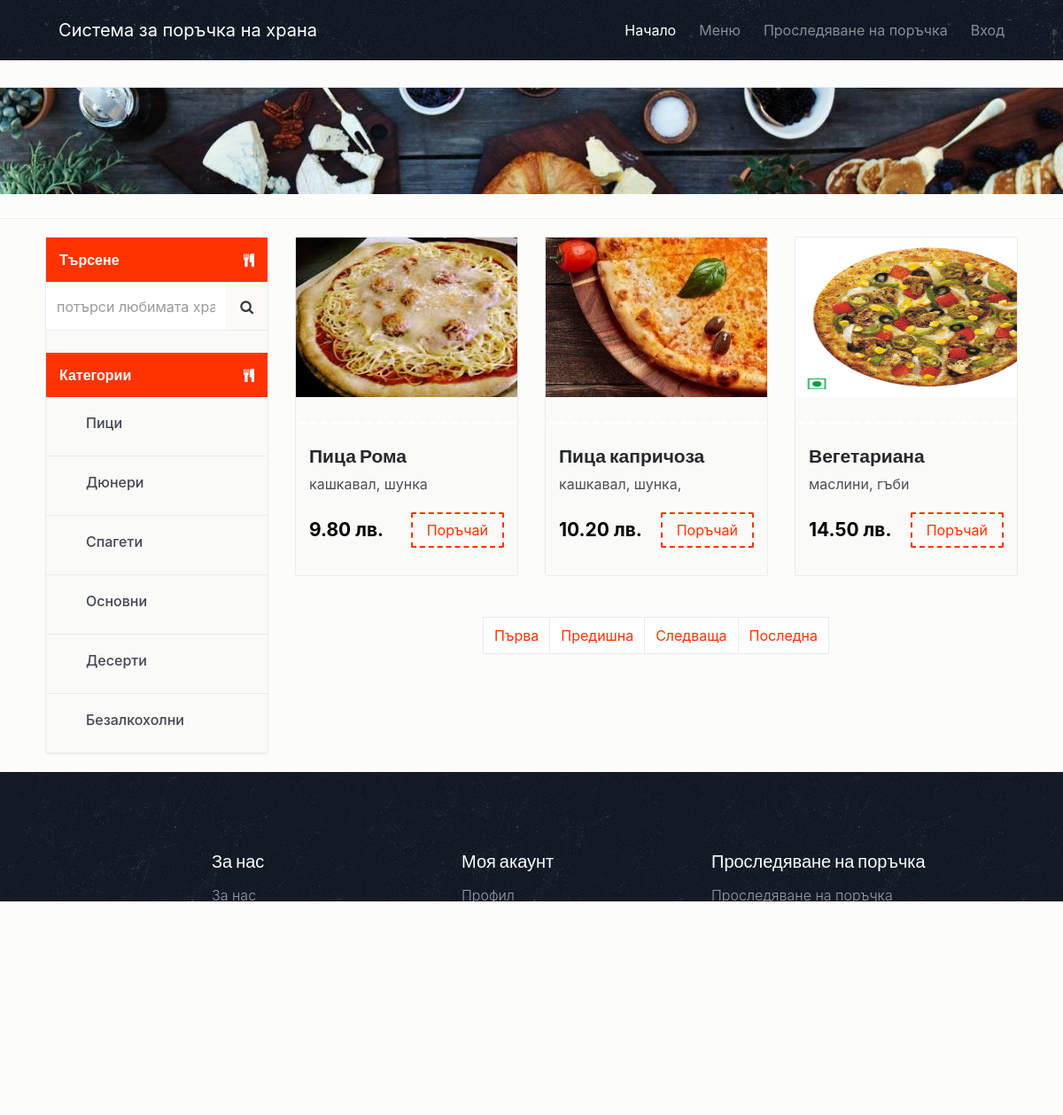
Screenshot of /viewfood-categorywise.php?catid=Пици with the database file from the repository.
### tables this page shows
CREATE TABLE `tblcategory` (
  `ID` int(5) NOT NULL,
  `CategoryName` varchar(120) DEFAULT NULL,
  `CreationDate` timestamp NULL DEFAULT current_timestamp()
);

CREATE TABLE `tblfood` (
  `ID` int(10) NOT NULL,
  `CategoryName` varchar(120) DEFAULT NULL,
  `ItemName` varchar(120) DEFAULT NULL,
  `ItemPrice` varchar(120) DEFAULT NULL,
  `ItemDes` varchar(500) DEFAULT NULL,
  `Image` varchar(120) DEFAULT NULL,
  `ItemQty` varchar(120) DEFAULT NULL
);

### viewfood-categorywise.php (the view, shortened to what this page needs)
<?php
include('includes/dbconnection.php');
  ?>
<!DOCTYPE html>
<html lang="en">
<head>
    <link href="css/bootstrap.min.css" rel="stylesheet">
    <link href="css/font-awesome.min.css" rel="stylesheet">
    <link href="css/animsition.min.css" rel="stylesheet">
    <link href="css/animate.css" rel="stylesheet">
    <link href="css/style.css" rel="stylesheet"> </head>
<body>
    <div class="site-wrapper animsition" data-animsition-in="fade-in" data-animsition-out="fade-out">
        <header id="header" class="header-scroll top-header headrom">
            <?php include_once('includes/header.php');?>
        </header>
        <div class="page-wrapper">
            <div class="top-links">
            </div>
            <div class="inner-page-hero bg-image" data-image-src="images/decouvrez-l-experience-food-d-airbnb.jpg">
            </div>
            <div class="result-show">
    <div class="container">
        <div class="row">
            <div class="col-sm-3">
	 </div>
        </div>
    </div>
</div>
            <section class="restaurants-page">
                <div class="container">
                    <div class="row">
                        <div class="col-xs-12 col-sm-5 col-md-4 col-lg-3">
                            <div class="sidebar clearfix m-b-20">
                                 <form name="search" method="post" action="search-food.php">
                                <div class="main-block">
                                    <div class="sidebar-title white-txt">
                                        <h6>Търсене</h6> <i class="fa fa-cutlery pull-right"></i> </div>
                                    <div class="input-group">
                                        <input type="text" class="form-control search-field" placeholder="потърси любимата храна..." name="searchdata"
										id="searchdata"> <span class="input-group-btn">
                                 <button class="btn btn-secondary search-btn" type="submit" name="search"><i class="fa fa-search"></i></button>
                                 </span> </div>
                                     </div>
                                     </form>
                                    <div class="main-block" style="margin-top: 10%">
                                    <div class="sidebar-title white-txt">
                                        <h6>Категории</h6> <i class="fa fa-cutlery pull-right"></i> </div>
                               <?php
      $query=mysqli_query($con,"select * from  tblcategory");
              while($row=mysqli_fetch_array($query))
              {
              ?>
                                        <ul>
                                            <li>
                                                <label class="custom-control custom-checkbox">
                                                    <span class="custom-control-description"><a href="viewfood-categorywise.php?catid=<?php echo $row['CategoryName'];?>"><?php echo $row['CategoryName'];?></a></span> </label>
                                            </li>
                                        </ul>
                              <?php } ?>
                                    <div class="clearfix"></div>
                                </div>
                            </div>
                        </div>
                     <div class="col-xs-12 col-sm-7 col-md-8 col-lg-9">
                            <div class="row">
                                                    <?php
 $cid=$_GET['catid'];
$ret=mysqli_query($con,"select * from tblfood where CategoryName='$cid'");
while ($row=mysqli_fetch_array($ret)) {
?>
                                <div class="col-xs-12 col-sm-12 col-md-6 col-lg-4 food-item">
                                    <div class="food-item-wrap">
                                        <div class="figure-wrap bg-image"> <img src="admin/itemimages/<?php echo $row['Image'];?>" width="300" height="180">
                                        </div>
                                        <div class="content">
                                            <h5><a href="food-detail.php?fid=<?php echo $row['ID'];?>"><?php echo $row['ItemName'];?></a></h5>
                                            <div class="product-name"><?php echo substr($row['ItemDes'],0,30);?></div>
                                            <div class="price-btn-block"> <span class="price"> <?php echo $row['ItemPrice'];?> лв.</span>
<?php if($_SESSION['fosuid']==""){?>
<a href="login.php" class="btn theme-btn-dash pull-right">Поръчай</a>
<?php }?>
                                             </div>
                                        </div>
                                    </div>
                                </div>
                                    <?php } ?>
                                <div class="col-xs-12" align="center">
                                    <nav aria-label="...">
<ul class="pagination" >
        <li class="page-link"><a href="?pageno=1">Първа </a></li>
        <li class="<?php if($pageno <= 1){ echo 'disabled'; } ?> page-link">
            <a href="<?php if($pageno <= 1){ echo '#'; } else { echo "?pageno=".($pageno - 1); } ?>">Предишна</a>
        </li>
        <li class="<?php if($pageno >= $total_pages){ echo 'disabled'; } ?> page-link">
            <a href="<?php if($pageno >= $total_pages){ echo '#'; } else { echo "?pageno=".($pageno + 1); } ?>">Следваща</a>
        </li>
        <li class="page-link"><a href="?pageno=<?php echo $total_pages; ?>">Последна</a></li>
    </ul>
                                    </nav>
                                </div>
                            </div>
                        </div>
                    </div>
                </div>
            </section>
            <?php include_once('includes/footer.php');?>
        </div>
    </div>
</body>
</html>

### css/style.css (style rules this page uses)
body { background: rgba(252, 251, 249, 0.68); font-size: 16px; color: #4d4f56; font-weight: 400; overflow-x: hidden; }
.h1, .h2, .h3, .h4, .h5, .h6, h1, h2, h3, h4, h5, h6 { font-family: "Source Sans Pro", sans-serif; color: #25282b; }
a { color: #f30; }
ul { list-style-type: none; padding: 0; }
.container { max-width: 1270px; width: 94%; }
.page-wrapper { padding-top: 68px; }
.custom-control { padding-left: 30px; }
.form-control { border: 1px solid #eaebeb; border-radius: 2px; }
.form-control-lg, .dropdown-menu, .btn, .btn-group-lg>.btn, .btn-lg, .img-rounded { border-radius: 2px }
.btn { transition: all .4s; }
.btn-secondary { color: #373a3c; background-color: rgba(252, 251, 249, 0.68); border-color: #eaebeb; }
.theme-btn-dash { border: 2px dashed #f30; background-color: transparent; color: #f30 }
.m-b-20 { margin-bottom: 20px; }
.page-link { color: inherit; background-color: #fff; border: 1px solid #eaebeb; }
#header { position: fixed; width: 100%; border: 0; z-index: 99; }
.top-links { padding: 15px 0; border-bottom: 1px solid #eaebeb; }
.food-item-wrap { border: 1px solid #eaebeb; border-radius: 2px; overflow: hidden; margin-bottom: 30px; background: #fafaf8; }
.food-item-wrap h5 a { color: #25282b; font-size: 21px; font-weight: 600; }
.food-item-wrap .price { font-size: 21px; font-weight: 700; color: #000; margin-top: 4px; display: inline-block; }
.food-item-wrap .product-name { margin-bottom: 20px; }
.food-item-wrap .content { padding: 25px 15px 35px; }
.food-item-wrap .figure-wrap { position: relative; height: 210px; }
.food-item-wrap .figure-wrap:after { position: absolute; bottom: -1px; left: 0; content: ""; background: url(../images/zig-zag.png); width: 100%; height: 5px; }
.inner-page-hero { padding-top: 5%; padding-bottom: 5%; }
.result-show { padding: 7px 0 10px; border-bottom: 1px solid #eaebeb; color: #333366; margin-bottom: 20px; }
.sidebar { border: 1px solid #eaebeb; background: #fafaf8; border-radius: 3px; }
.sidebar-inner .sidebar input, .sidebar .input-group-btn .btn { height: 55px; border-left: 0; border-right: 0; }
.sidebar-title { padding: 15px 15px 15px; background: #f30; float: left; width: 100%; }
.sidebar-title h6 { float: left; margin-bottom: 0; color: #fff; font-size: 16px; font-weight: 600; line-height: 20px; }
.sidebar-title i { float: right; color: #fff; font-size: 15px; margin-top: 3px; }
.main-block ul li { line-height: 28px; font-weight: 300; display: block; border-bottom: 1px solid #eaebeb; font-weight: 500; color: #414551; }
.main-block ul li a { color: #414551; display: block; font-weight: 500; padding: 15px; }
.main-block ul { float: left; width: 100%; margin-bottom: 0; }
.main-block ul li:first-of-type { border-top: none }
.main-block .input-group input, .main-block .input-group-btn { height: 55px; border-left: none }

### rows the page displays
tblcategory: CategoryName "Пици"
tblcategory: CategoryName "Дюнери"
tblcategory: CategoryName "Спагети"
tblcategory: CategoryName "Основни"
tblcategory: CategoryName "Десерти"
tblcategory: CategoryName "Безалкохолни"
tblfood: Image (picture), ItemName "Пица Рома", ItemDes "кашкавал, шунка", ItemPrice "9.80"
tblfood: Image (picture), ItemName "Пица капричоза", ItemDes "кашкавал, шунка,", ItemPrice "10.20"
tblfood: Image (picture), ItemName "Вегетариана", ItemDes "маслини, гъби", ItemPrice "14.50"
